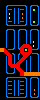

This game map was drawn from its Tiled (.tmx) file and the tilesets committed beside it. A one-line description and the full map source follow:
An orthogonal 10x25 tile map with 4x4 px tiles, 1 tile layer (Capa de Patrones 1).

<map version="1.0" tiledversion="1.0.2" orientation="orthogonal" renderorder="right-down" width="10" height="25" tilewidth="4" tileheight="4" nextobjectid="1">
 <tileset firstgid="1" source="tilesetFactory.tsx" />
 <layer name="Capa de Patrones 1" width="10" height="25">
  <data encoding="csv">
13,13,13,13,13,13,13,13,13,13,
13,1,6,6,6,6,2,1,6,2,
13,5,6,5,5,6,5,5,3,5,
13,5,15,5,5,16,5,5,13,5,
13,5,15,5,5,16,5,5,13,5,
13,5,6,5,5,6,5,5,3,5,
13,9,6,6,6,6,10,9,6,10,
13,1,6,2,1,6,2,1,6,2,
13,5,13,5,5,13,5,5,13,5,
13,5,13,5,5,13,5,5,13,5,
13,5,13,5,5,13,5,5,15,5,
13,5,13,5,5,7,4,8,15,5,
14,8,6,10,9,4,3,4,6,10,
13,11,8,2,1,11,4,12,6,2,
13,5,4,5,5,7,12,5,13,5,
13,5,4,5,7,12,5,5,13,5,
13,5,11,4,4,13,5,5,13,5,
13,5,13,5,11,8,5,5,13,5,
13,9,6,10,13,4,14,14,14,14,
13,1,6,6,6,6,2,1,6,2,
13,5,6,5,5,6,5,5,13,5,
13,5,6,5,5,6,5,5,13,5,
13,5,6,5,5,6,5,5,16,5,
13,5,6,5,5,6,5,5,16,5,
13,9,6,6,6,6,10,9,6,10
</data>
 </layer>
</map>
